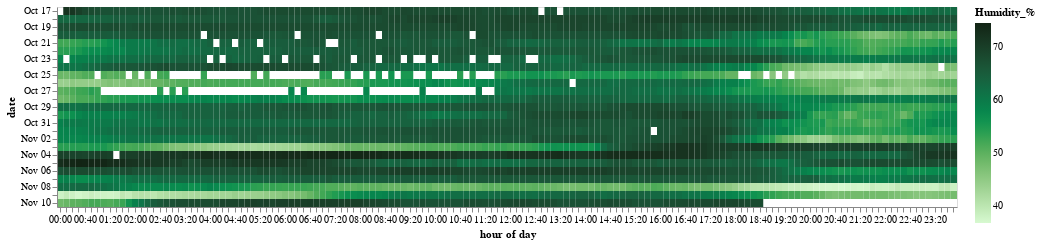

Notebook cell for this chart:
### Code cell
f2 = alt.Chart(dfsub.reset_index()).mark_rect().encode(
    alt.X('hoursminutes(created_at):O', title='hour of day' ),
    alt.Y('monthdate(created_at):O', title='date'),
    alt.Color('Humidity_%:Q', title='Humidity_%', scale=alt.Scale(range=palettable.cmocean.sequential.Algae_20.hex_colors)),
    tooltip=['hoursminutes(created_at):O','monthdate(time (UTC)):O','Humidity_%:Q']
).properties(
    width=900,
    height=200
)

f2

### Figure 1 — Vega-Lite specification as saved in the notebook (floating-point values rounded to 4 significant figures; data arrays with more than 128 entries replaced by an {"elided": "..."} marker saying what was removed)
{"config": {"view": {"continuousWidth": 400, "continuousHeight": 300}}, "data": {"name": "data-963860e5109c7ab0d01e822d737fa7b7"}, "mark": "rect", "encoding": {"color": {"type": "quantitative", "field": "Humidity_%", "scale": {"range": ["#D7F9D0", "#C7EDBD", "#B5E1A9", "#A4D698", "#92CB86", "#80C176", "#6BB767", "#54AE5B", "#39A553", "#1C9A51", "#0B8F4F", "#07824C", "#0D7648", "#136A43", "#185E3D", "#1A5336", "#1A472E", "#183B26", "#162F1D", "#122414"]}, "title": "Humidity_%"}, "tooltip": [{"type": "ordinal", "field": "created_at", "timeUnit": "hoursminutes"}, {"type": "ordinal", "field": "time (UTC)", "timeUnit": "monthdate"}, {"type": "quantitative", "field": "Humidity_%"}], "x": {"type": "ordinal", "field": "created_at", "timeUnit": "hoursminutes", "title": "hour of day"}, "y": {"type": "ordinal", "field": "created_at", "timeUnit": "monthdate", "title": "date"}}, "height": 200, "width": 900, "$schema": "https://vega.github.io/schema/vega-lite/v4.8.1.json", "datasets": {"data-963860e5109c7ab0d01e822d737fa7b7": {"elided": "3434 records"}}}
